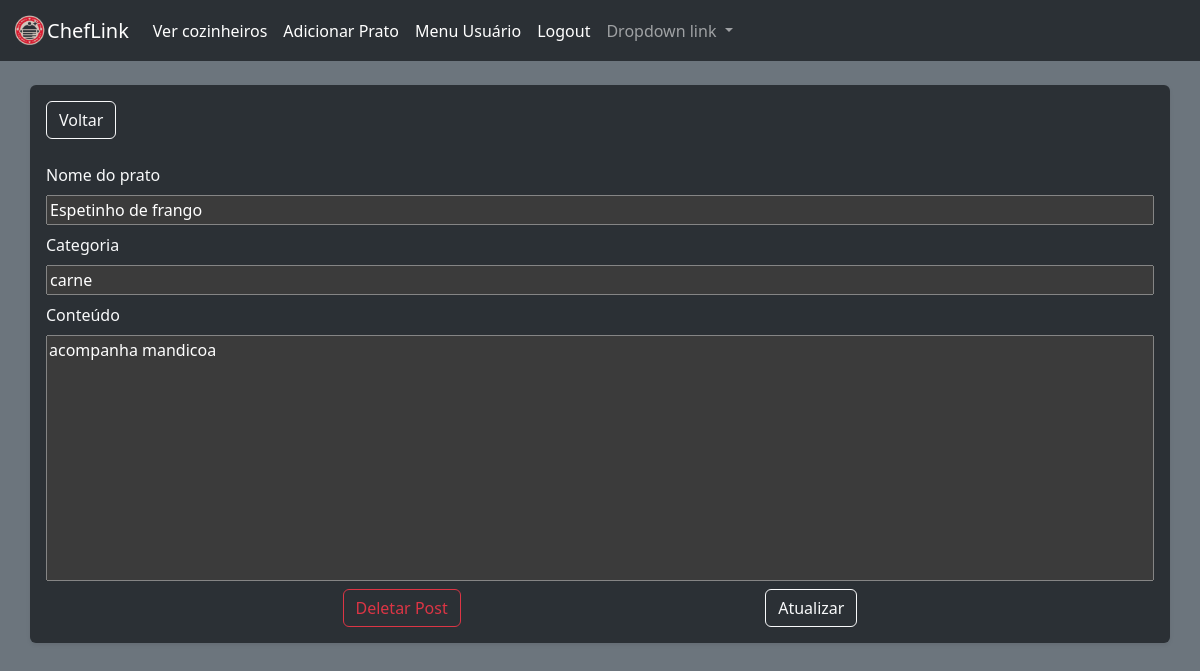
/post/edit/1 (signed in), run on an earlier commit of the app's database.
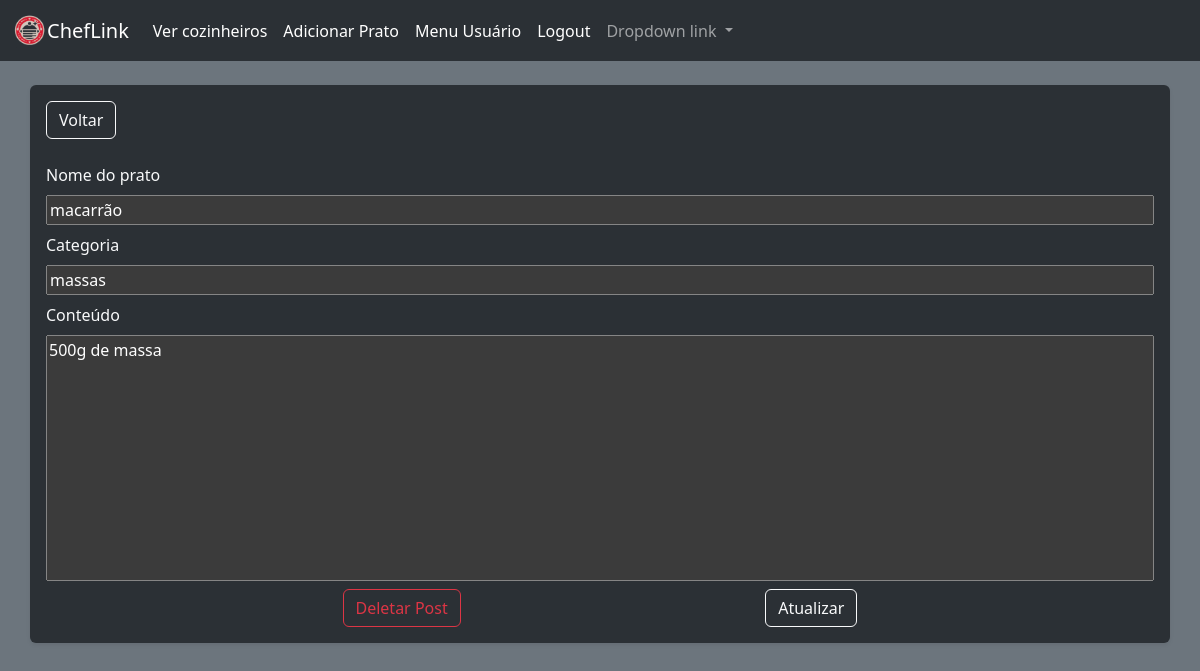
And on a later commit of the database.
### models.py (models this page shows)
class UserPostModel(db.Model):
    __tablename__ = "userpostmodel"
    id = mapped_column(Integer,autoincrement=True,primary_key=True)
    title = mapped_column(String(30),nullable=False)
    user_id = mapped_column(Integer, ForeignKey('usermodel.id'))
    slug = mapped_column(String(30),nullable=False)
    content = mapped_column(Text,nullable=False)
    date_posted = mapped_column(DateTime,default=datetime.utcnow())

### routes.py (the view)
@app.route('/post/edit/<int:id>',methods=['POST','GET'])
@login_required
def alter_post(id):
    form = UserPostForm()
    post = UserPostModel.query.get_or_404(id)
    if post.poster.id == current_user.id:
        if form.validate_on_submit():
            post.title = form.title.data
            post.slug = form.slug.data
            post.content = form.content.data
            form = UserPostForm(formdata=None)
            db.session.commit()
            flash('Post Alterado!')
            return redirect(url_for('index'))
        else:
            form.title.data = post.title
            form.slug.data = post.slug
            form.content.data = post.content
            return render_template('alter_post.html',form=form, post=post)
    else:
        flash('Você não pode alterar esse prato!')
        return redirect(url_for('index'))

### forms.py
class UserPostForm(FlaskForm):
    title = StringField(label="Nome do prato",validators=[DataRequired(),length(min=2,max=30)])
    slug =  StringField(label="Categoria",validators=[DataRequired(),length(min=2,max=30)])
    content = TextAreaField(label="Conteúdo", validators=[DataRequired(), length(min=1)])
    submit = SubmitField()

### routes.py (called while the page is built)
@login_manager.user_loader
def load_user(user_id):
    return UserModel.query.get_or_404(user_id)

### templates/alter_post.html (shortened to what this page needs)
{%extends "base.html"%}
{%block body%}
    <br>
<form action="{{url_for('alter_post',id=post.id)}}" method="post" class="container shadow-sm p-3 mb-5 bg-body-tertiary rounded" data-bs-theme="dark">
    <div class="d-grid gap-2 d-md-block d-md-flex justify-content-start">
        <a href="{{url_for('index')}}" class="btn btn-outline-light">Voltar</a>
    </div>
    <br>
    <fieldset class="d-flex flex-column gap-2">
        {{form.title.label(class="text-light")}}
        {{form.title()}}
        {{form.slug.label(class="text-light")}}
        {{form.slug()}}
        {{form.content.label(class="text-light")}}
        {{form.content(rows="10", style="resize: none;")}}
        <div class="d-grid gap-2 d-md-block d-md-flex justify-content-evenly">
            <a href="{{url_for('delete_post',id=post.id)}}" class="btn btn-outline-danger">Deletar Post</a>
            {{form.submit(value="Atualizar", class="btn btn-outline-light")}}
        </div>
    </fieldset>
</form>
{%endblock%}

What changed in the data, as far as the page shows it:
changed UserPostModel: title "Espetinho de frango" → "macarrão"; slug "carne" → "massas"; content "acompanha mandicoa" → "500g de massa"
